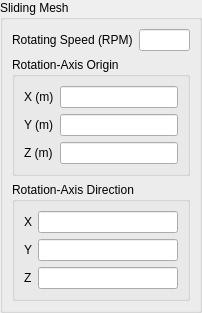
<?xml version="1.0" encoding="UTF-8"?>
<ui version="4.0">
 <class>SlidingMeshWidget</class>
 <widget class="QWidget" name="SlidingMeshWidget">
  <property name="geometry">
   <rect>
    <x>0</x>
    <y>0</y>
    <width>202</width>
    <height>298</height>
   </rect>
  </property>
  <property name="windowTitle">
   <string>Form</string>
  </property>
  <layout class="QVBoxLayout" name="verticalLayout">
   <property name="leftMargin">
    <number>0</number>
   </property>
   <property name="topMargin">
    <number>0</number>
   </property>
   <property name="rightMargin">
    <number>0</number>
   </property>
   <property name="bottomMargin">
    <number>0</number>
   </property>
   <item>
    <widget class="QGroupBox" name="groupbox">
     <property name="title">
      <string>Sliding Mesh</string>
     </property>
     <layout class="QVBoxLayout" name="verticalLayout_2">
      <item>
       <widget class="QWidget" name="widget_3" native="true">
        <layout class="QFormLayout" name="formLayout">
         <property name="leftMargin">
          <number>0</number>
         </property>
         <property name="topMargin">
          <number>0</number>
         </property>
         <property name="rightMargin">
          <number>0</number>
         </property>
         <property name="bottomMargin">
          <number>0</number>
         </property>
         <item row="0" column="0">
          <widget class="QLabel" name="label">
           <property name="text">
            <string>Rotating Speed (RPM)</string>
           </property>
          </widget>
         </item>
         <item row="0" column="1">
          <widget class="QLineEdit" name="rotatingSpeed"/>
         </item>
        </layout>
       </widget>
      </item>
      <item>
       <widget class="QGroupBox" name="groupBox_3">
        <property name="title">
         <string>Rotation-Axis Origin</string>
        </property>
        <layout class="QFormLayout" name="formLayout_2">
         <item row="0" column="0">
          <widget class="QLabel" name="label_2">
           <property name="text">
            <string>X (m)</string>
           </property>
          </widget>
         </item>
         <item row="0" column="1">
          <widget class="QLineEdit" name="rotationAxisOriginX"/>
         </item>
         <item row="1" column="0">
          <widget class="QLabel" name="label_3">
           <property name="text">
            <string>Y (m)</string>
           </property>
          </widget>
         </item>
         <item row="1" column="1">
          <widget class="QLineEdit" name="rotationAxisOriginY"/>
         </item>
         <item row="2" column="0">
          <widget class="QLabel" name="label_4">
           <property name="text">
            <string>Z (m)</string>
           </property>
          </widget>
         </item>
         <item row="2" column="1">
          <widget class="QLineEdit" name="rotationAxisOriginZ"/>
         </item>
        </layout>
       </widget>
      </item>
      <item>
       <widget class="QGroupBox" name="groupBox_4">
        <property name="title">
         <string>Rotation-Axis Direction</string>
        </property>
        <layout class="QFormLayout" name="formLayout_3">
         <item row="0" column="0">
          <widget class="QLabel" name="label_5">
           <property name="text">
            <string>X</string>
           </property>
          </widget>
         </item>
         <item row="0" column="1">
          <widget class="QLineEdit" name="rotationAxisDirectionX"/>
         </item>
         <item row="1" column="0">
          <widget class="QLabel" name="label_6">
           <property name="text">
            <string>Y</string>
           </property>
          </widget>
         </item>
         <item row="1" column="1">
          <widget class="QLineEdit" name="rotationAxisDirectionY"/>
         </item>
         <item row="2" column="0">
          <widget class="QLabel" name="label_7">
           <property name="text">
            <string>Z</string>
           </property>
          </widget>
         </item>
         <item row="2" column="1">
          <widget class="QLineEdit" name="rotationAxisDirectionZ"/>
         </item>
        </layout>
       </widget>
      </item>
     </layout>
    </widget>
   </item>
  </layout>
 </widget>
 <resources/>
 <connections/>
</ui>
